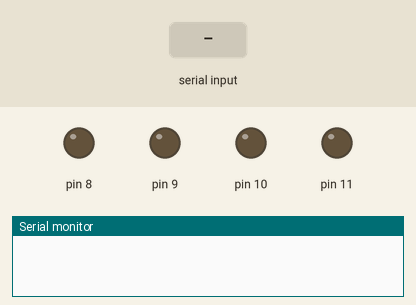
This sketch was run on a simulated Arduino Uno, built with avr-gcc and run on an emulated ATmega328P. On the bench: output pins drawn as LEDs (lit = HIGH), the last lines printed to the serial monitor. Dashed ring = blinking. The test bench sets the inputs (shaded band).

Above: at 1.2 s.
1.3 s: "x" received over Serial
At 1.4 s:
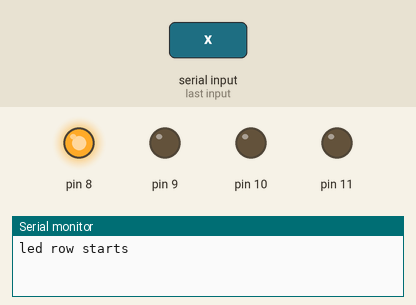
3.4 s: "y" received over Serial
At 3.85 s:
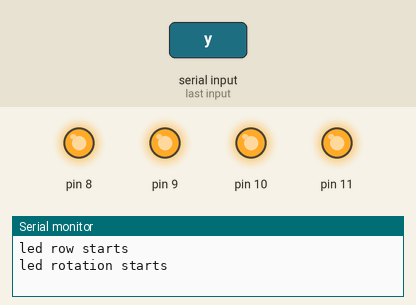
6.4 s: "z" received over Serial
At 6.65 s:
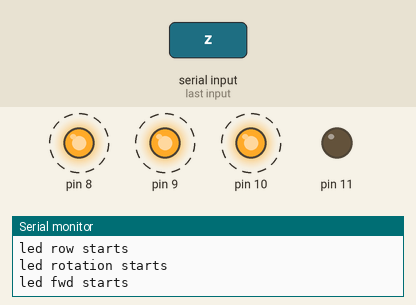
Timing chart, 0 to 10.2 s (numbered marks = the images above; inputs shaded):
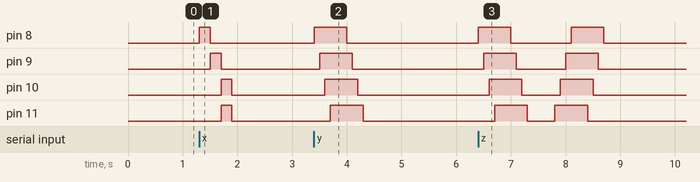

Measured:
- after the input at 1.3 s, pin 8: LOW → HIGH at once, → LOW 0.20 s later; pin 9: LOW → HIGH after 0.20 s, → LOW 0.20 s later; pin 10, pin 11: LOW → HIGH after 0.40 s, → LOW 0.20 s later
- after the input at 3.4 s, pin 8: LOW → HIGH at once, → LOW 0.60 s later; pin 9: LOW → HIGH after 0.10 s, → LOW 0.60 s later; pin 10: LOW → HIGH after 0.20 s, → LOW 0.60 s later; pin 11: LOW → HIGH after 0.30 s, → LOW 0.60 s later
- after the input at 6.4 s, pin 8: alternates HIGH for 0.60 s and LOW for 1.1 s, 4 changes in all, then stays LOW, starting at once; pin 9: alternates HIGH for 0.60 s and LOW for 0.90 s, 4 changes in all, then stays LOW, starting after 0.10 s

The sketch:

pro21_serial_communication_6.ino
```cpp
  int del = 100;
void setup() {
  Serial.begin (9600);
  for (int i = 8; i < 12; i++) {
    pinMode (i, OUTPUT);
  }
  void  establishcontact ();
}
void loop () {
  while (Serial.available () > 0) {
    int a = Serial.read ();
    if (a == 'x') {
      Serial.println ("led row starts");
      {
        digitalWrite (8, HIGH);
        digitalWrite (13, HIGH);
        delay (200);
        digitalWrite (8, LOW);
        digitalWrite (13, LOW);
        digitalWrite (9, HIGH);
        digitalWrite (12, HIGH);
        delay (200);
        digitalWrite (9, LOW);
        digitalWrite (12, LOW);
        digitalWrite (10, HIGH);
        digitalWrite (11, HIGH);
        delay (200);
        digitalWrite (10, LOW);
        digitalWrite (11, LOW);
        delay (200);
      }
    }
    else if  (a == 'y') {
      Serial.println ("led rotation starts");
      {
        digitalWrite (8, HIGH);
        delay (del);
        digitalWrite (9, HIGH);
        delay (del);
        digitalWrite (10, HIGH);
        delay (del);
        digitalWrite (11, HIGH);
        delay (del);
        digitalWrite (12, HIGH);
        delay (del);
        digitalWrite (13, HIGH);
        delay (del);
        digitalWrite(8, LOW);
        delay (del);
        digitalWrite(9, LOW);
        delay (del);
        digitalWrite(10, LOW);
        delay (del);
        digitalWrite(11, LOW);
        delay (del);
        digitalWrite(12, LOW);
        delay (del);
        digitalWrite(13, LOW);
        delay (del);
      }
    }

    else if   (a == 'z') {
      Serial.println ("led fwd starts");
      {
        digitalWrite (8, HIGH);
        delay (del);
        digitalWrite (9, HIGH);
        delay (del);
        digitalWrite (10, HIGH);
        delay (del);
        digitalWrite (11, HIGH);
        delay (del);
        digitalWrite (12, HIGH);
        delay (del);
        digitalWrite (13, HIGH);
        delay (del);
        digitalWrite(8, LOW);
        delay (del);
        digitalWrite(9, LOW);
        delay (del);
        digitalWrite(10, LOW);
        delay (del);
        digitalWrite(11, LOW);
        delay (del);
        digitalWrite(12, LOW);
        delay (del);
        digitalWrite(13, LOW);
        delay (del);
        digitalWrite (13, HIGH);
        delay (del);
        digitalWrite (12, HIGH);
        delay (del);
         digitalWrite (11, HIGH);
        delay (del);
        digitalWrite (10, HIGH);
        delay (del);
        digitalWrite (9, HIGH);
        delay (del);
        digitalWrite (8, HIGH);
        delay(del);
        digitalWrite (13, LOW);
        delay (del);
        digitalWrite (12, LOW);
        delay (del);
        digitalWrite (11, LOW);
        delay (del);
        digitalWrite (10, LOW);
        delay(del);
        digitalWrite (9, LOW);
        delay(del);
        digitalWrite (8, LOW);
        delay(del);
      }
    }
     else {
   Serial.print ("The controls are x,y,z");
    }
  }
}

void establishcontact() {
  while (Serial.available() <= 0) {
    Serial.println("ready");   // send a capital A
    delay(300);
  }
}
```
